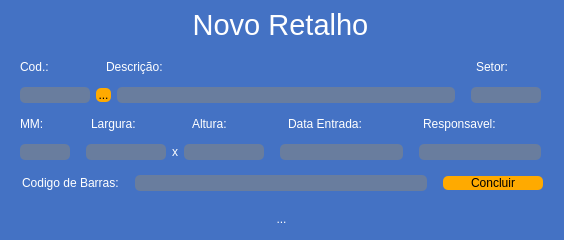
<?xml version="1.0" encoding="UTF-8"?>
<ui version="4.0">
 <class>Form</class>
 <widget class="QWidget" name="Form">
  <property name="geometry">
   <rect>
    <x>0</x>
    <y>0</y>
    <width>564</width>
    <height>240</height>
   </rect>
  </property>
  <property name="windowTitle">
   <string>Novo</string>
  </property>
  <property name="styleSheet">
   <string notr="true">QWidget{
	background-color: rgb(68, 114, 196);
}
QLabel{
	color: rgb(255, 255, 255);
	background-color: rgba(0, 0, 0, 0);
}

QPushButton{
	border-radius: 5px;
	background-color: rgb(255, 170, 0);
}

QPushButton:hover{
	border-radius: 5px;
	background-color: rgba(255, 170, 0, 150);
}

QLineEdit{
	border-radius: 5px;
	background-color: rgba(255, 170, 0, 50);
	color: rgb(255, 255, 255)
}

QLineEdit:focus{
	border-radius: 5px;
	background-color: rgba(255, 170, 0, 50);
	color: rgb(255, 255, 255);
	border: 1px solid rgb(255, 255, 255)
}</string>
  </property>
  <widget class="QLabel" name="lb_novo_retalho">
   <property name="geometry">
    <rect>
     <x>180</x>
     <y>4</y>
     <width>201</width>
     <height>41</height>
    </rect>
   </property>
   <property name="font">
    <font>
     <pointsize>22</pointsize>
    </font>
   </property>
   <property name="text">
    <string>Novo Retalho</string>
   </property>
   <property name="alignment">
    <set>Qt::AlignCenter</set>
   </property>
  </widget>
  <widget class="QWidget" name="layoutWidget">
   <property name="geometry">
    <rect>
     <x>20</x>
     <y>52</y>
     <width>521</width>
     <height>108</height>
    </rect>
   </property>
   <layout class="QVBoxLayout" name="verticalLayout">
    <item>
     <layout class="QHBoxLayout" name="horizontalLayout">
      <item>
       <widget class="QLabel" name="lb_cod">
        <property name="maximumSize">
         <size>
          <width>70</width>
          <height>16777215</height>
         </size>
        </property>
        <property name="text">
         <string>Cod.:</string>
        </property>
        <property name="alignment">
         <set>Qt::AlignLeading|Qt::AlignLeft|Qt::AlignVCenter</set>
        </property>
       </widget>
      </item>
      <item>
       <spacer name="horizontalSpacer_8">
        <property name="orientation">
         <enum>Qt::Horizontal</enum>
        </property>
        <property name="sizeType">
         <enum>QSizePolicy::Fixed</enum>
        </property>
        <property name="sizeHint" stdset="0">
         <size>
          <width>10</width>
          <height>10</height>
         </size>
        </property>
       </spacer>
      </item>
      <item>
       <widget class="QLabel" name="lb_descricao">
        <property name="text">
         <string>Descrição:</string>
        </property>
        <property name="alignment">
         <set>Qt::AlignLeading|Qt::AlignLeft|Qt::AlignVCenter</set>
        </property>
       </widget>
      </item>
      <item>
       <spacer name="horizontalSpacer_10">
        <property name="orientation">
         <enum>Qt::Horizontal</enum>
        </property>
        <property name="sizeType">
         <enum>QSizePolicy::Fixed</enum>
        </property>
        <property name="sizeHint" stdset="0">
         <size>
          <width>10</width>
          <height>10</height>
         </size>
        </property>
       </spacer>
      </item>
      <item>
       <widget class="QLabel" name="lb_setor">
        <property name="maximumSize">
         <size>
          <width>65</width>
          <height>16777215</height>
         </size>
        </property>
        <property name="text">
         <string>Setor:</string>
        </property>
        <property name="alignment">
         <set>Qt::AlignLeading|Qt::AlignLeft|Qt::AlignVCenter</set>
        </property>
       </widget>
      </item>
     </layout>
    </item>
    <item>
     <layout class="QHBoxLayout" name="horizontalLayout_2">
      <item>
       <widget class="QLineEdit" name="txt_cod">
        <property name="maximumSize">
         <size>
          <width>70</width>
          <height>16777215</height>
         </size>
        </property>
        <property name="alignment">
         <set>Qt::AlignCenter</set>
        </property>
       </widget>
      </item>
      <item>
       <widget class="QPushButton" name="bt_materiais">
        <property name="minimumSize">
         <size>
          <width>15</width>
          <height>0</height>
         </size>
        </property>
        <property name="text">
         <string>...</string>
        </property>
       </widget>
      </item>
      <item>
       <widget class="QLineEdit" name="txt_descricao">
        <property name="enabled">
         <bool>false</bool>
        </property>
        <property name="alignment">
         <set>Qt::AlignLeading|Qt::AlignLeft|Qt::AlignVCenter</set>
        </property>
       </widget>
      </item>
      <item>
       <spacer name="horizontalSpacer_11">
        <property name="orientation">
         <enum>Qt::Horizontal</enum>
        </property>
        <property name="sizeType">
         <enum>QSizePolicy::Fixed</enum>
        </property>
        <property name="sizeHint" stdset="0">
         <size>
          <width>10</width>
          <height>10</height>
         </size>
        </property>
       </spacer>
      </item>
      <item>
       <widget class="QLineEdit" name="txt_setor">
        <property name="maximumSize">
         <size>
          <width>70</width>
          <height>16777215</height>
         </size>
        </property>
        <property name="alignment">
         <set>Qt::AlignCenter</set>
        </property>
       </widget>
      </item>
     </layout>
    </item>
    <item>
     <layout class="QHBoxLayout" name="horizontalLayout_3">
      <item>
       <widget class="QLabel" name="lb_mm">
        <property name="maximumSize">
         <size>
          <width>65</width>
          <height>16777215</height>
         </size>
        </property>
        <property name="text">
         <string>MM:</string>
        </property>
        <property name="alignment">
         <set>Qt::AlignLeading|Qt::AlignLeft|Qt::AlignVCenter</set>
        </property>
       </widget>
      </item>
      <item>
       <widget class="QLabel" name="lb_largura">
        <property name="maximumSize">
         <size>
          <width>95</width>
          <height>16777215</height>
         </size>
        </property>
        <property name="text">
         <string>Largura:</string>
        </property>
        <property name="alignment">
         <set>Qt::AlignLeading|Qt::AlignLeft|Qt::AlignVCenter</set>
        </property>
       </widget>
      </item>
      <item>
       <widget class="QLabel" name="lb_altura">
        <property name="maximumSize">
         <size>
          <width>80</width>
          <height>16777215</height>
         </size>
        </property>
        <property name="text">
         <string>Altura:</string>
        </property>
        <property name="alignment">
         <set>Qt::AlignLeading|Qt::AlignLeft|Qt::AlignVCenter</set>
        </property>
       </widget>
      </item>
      <item>
       <spacer name="horizontalSpacer_3">
        <property name="orientation">
         <enum>Qt::Horizontal</enum>
        </property>
        <property name="sizeType">
         <enum>QSizePolicy::Fixed</enum>
        </property>
        <property name="sizeHint" stdset="0">
         <size>
          <width>10</width>
          <height>10</height>
         </size>
        </property>
       </spacer>
      </item>
      <item>
       <widget class="QLabel" name="lb_data_entrada">
        <property name="text">
         <string>Data Entrada:</string>
        </property>
        <property name="alignment">
         <set>Qt::AlignLeading|Qt::AlignLeft|Qt::AlignVCenter</set>
        </property>
       </widget>
      </item>
      <item>
       <spacer name="horizontalSpacer_5">
        <property name="orientation">
         <enum>Qt::Horizontal</enum>
        </property>
        <property name="sizeType">
         <enum>QSizePolicy::Fixed</enum>
        </property>
        <property name="sizeHint" stdset="0">
         <size>
          <width>10</width>
          <height>10</height>
         </size>
        </property>
       </spacer>
      </item>
      <item>
       <widget class="QLabel" name="lb_responsavel">
        <property name="text">
         <string>Responsavel:</string>
        </property>
        <property name="alignment">
         <set>Qt::AlignLeading|Qt::AlignLeft|Qt::AlignVCenter</set>
        </property>
       </widget>
      </item>
     </layout>
    </item>
    <item>
     <layout class="QHBoxLayout" name="horizontalLayout_4">
      <item>
       <widget class="QLineEdit" name="txt_mm">
        <property name="enabled">
         <bool>false</bool>
        </property>
        <property name="maximumSize">
         <size>
          <width>50</width>
          <height>16777215</height>
         </size>
        </property>
        <property name="alignment">
         <set>Qt::AlignCenter</set>
        </property>
       </widget>
      </item>
      <item>
       <spacer name="horizontalSpacer">
        <property name="orientation">
         <enum>Qt::Horizontal</enum>
        </property>
        <property name="sizeType">
         <enum>QSizePolicy::Fixed</enum>
        </property>
        <property name="sizeHint" stdset="0">
         <size>
          <width>10</width>
          <height>10</height>
         </size>
        </property>
       </spacer>
      </item>
      <item>
       <widget class="QLineEdit" name="txt_largura">
        <property name="maximumSize">
         <size>
          <width>80</width>
          <height>16777215</height>
         </size>
        </property>
        <property name="alignment">
         <set>Qt::AlignCenter</set>
        </property>
       </widget>
      </item>
      <item>
       <widget class="QLabel" name="lb_path_6">
        <property name="text">
         <string>x</string>
        </property>
        <property name="alignment">
         <set>Qt::AlignCenter</set>
        </property>
       </widget>
      </item>
      <item>
       <widget class="QLineEdit" name="txt_altura">
        <property name="maximumSize">
         <size>
          <width>80</width>
          <height>16777215</height>
         </size>
        </property>
        <property name="alignment">
         <set>Qt::AlignCenter</set>
        </property>
       </widget>
      </item>
      <item>
       <spacer name="horizontalSpacer_2">
        <property name="orientation">
         <enum>Qt::Horizontal</enum>
        </property>
        <property name="sizeType">
         <enum>QSizePolicy::Fixed</enum>
        </property>
        <property name="sizeHint" stdset="0">
         <size>
          <width>10</width>
          <height>10</height>
         </size>
        </property>
       </spacer>
      </item>
      <item>
       <widget class="QLineEdit" name="txt_data_entrada">
        <property name="enabled">
         <bool>false</bool>
        </property>
        <property name="maximumSize">
         <size>
          <width>130</width>
          <height>16777215</height>
         </size>
        </property>
        <property name="text">
         <string/>
        </property>
        <property name="alignment">
         <set>Qt::AlignCenter</set>
        </property>
       </widget>
      </item>
      <item>
       <spacer name="horizontalSpacer_4">
        <property name="orientation">
         <enum>Qt::Horizontal</enum>
        </property>
        <property name="sizeType">
         <enum>QSizePolicy::Fixed</enum>
        </property>
        <property name="sizeHint" stdset="0">
         <size>
          <width>10</width>
          <height>10</height>
         </size>
        </property>
       </spacer>
      </item>
      <item>
       <widget class="QLineEdit" name="txt_responsavel">
        <property name="enabled">
         <bool>false</bool>
        </property>
        <property name="alignment">
         <set>Qt::AlignCenter</set>
        </property>
       </widget>
      </item>
     </layout>
    </item>
   </layout>
  </widget>
  <widget class="QWidget" name="layoutWidget">
   <property name="geometry">
    <rect>
     <x>22</x>
     <y>170</y>
     <width>521</width>
     <height>26</height>
    </rect>
   </property>
   <layout class="QHBoxLayout" name="horizontalLayout_5">
    <item>
     <widget class="QLabel" name="lb_codigo_barra">
      <property name="text">
       <string>Codigo de Barras:</string>
      </property>
      <property name="alignment">
       <set>Qt::AlignLeading|Qt::AlignLeft|Qt::AlignVCenter</set>
      </property>
     </widget>
    </item>
    <item>
     <spacer name="horizontalSpacer_6">
      <property name="orientation">
       <enum>Qt::Horizontal</enum>
      </property>
      <property name="sizeType">
       <enum>QSizePolicy::Fixed</enum>
      </property>
      <property name="sizeHint" stdset="0">
       <size>
        <width>10</width>
        <height>10</height>
       </size>
      </property>
     </spacer>
    </item>
    <item>
     <widget class="QLineEdit" name="txt_codigo_barra">
      <property name="maximumSize">
       <size>
        <width>16777215</width>
        <height>16777215</height>
       </size>
      </property>
      <property name="text">
       <string/>
      </property>
      <property name="alignment">
       <set>Qt::AlignLeading|Qt::AlignLeft|Qt::AlignVCenter</set>
      </property>
     </widget>
    </item>
    <item>
     <spacer name="horizontalSpacer_7">
      <property name="orientation">
       <enum>Qt::Horizontal</enum>
      </property>
      <property name="sizeType">
       <enum>QSizePolicy::Fixed</enum>
      </property>
      <property name="sizeHint" stdset="0">
       <size>
        <width>10</width>
        <height>10</height>
       </size>
      </property>
     </spacer>
    </item>
    <item>
     <widget class="QPushButton" name="bt_salvar">
      <property name="minimumSize">
       <size>
        <width>100</width>
        <height>0</height>
       </size>
      </property>
      <property name="text">
       <string>Concluir</string>
      </property>
     </widget>
    </item>
   </layout>
  </widget>
  <widget class="QLabel" name="lb_message">
   <property name="geometry">
    <rect>
     <x>26</x>
     <y>207</y>
     <width>511</width>
     <height>24</height>
    </rect>
   </property>
   <property name="text">
    <string>...</string>
   </property>
   <property name="alignment">
    <set>Qt::AlignCenter</set>
   </property>
  </widget>
 </widget>
 <resources/>
 <connections/>
</ui>
